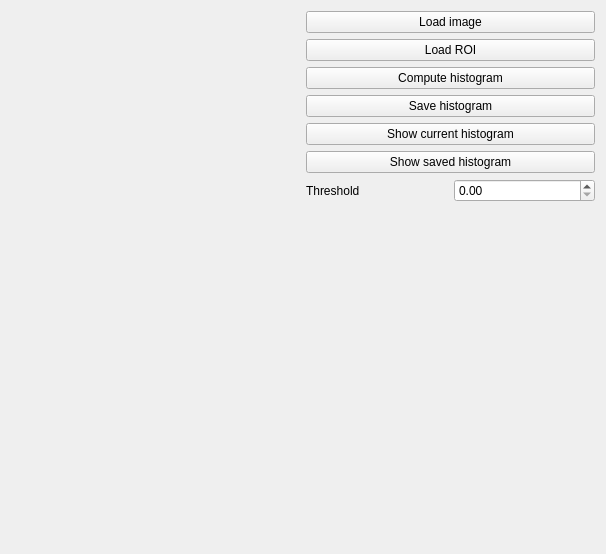
<?xml version="1.0" encoding="UTF-8"?>
<ui version="4.0">
 <class>ImageAnalysisDialog</class>
 <widget class="QWidget" name="ImageAnalysisDialog">
  <property name="geometry">
   <rect>
    <x>0</x>
    <y>0</y>
    <width>606</width>
    <height>554</height>
   </rect>
  </property>
  <property name="windowTitle">
   <string>Form</string>
  </property>
  <layout class="QVBoxLayout" name="verticalLayout_2">
   <item>
    <layout class="QHBoxLayout" name="horizontalLayout">
     <item>
      <widget class="ImageWidget" name="imageWidget" native="true">
       <property name="minimumSize">
        <size>
         <width>250</width>
         <height>250</height>
        </size>
       </property>
      </widget>
     </item>
     <item>
      <layout class="QVBoxLayout" name="verticalLayout">
       <item>
        <widget class="QPushButton" name="loadButton">
         <property name="text">
          <string>Load image</string>
         </property>
        </widget>
       </item>
       <item>
        <widget class="QPushButton" name="loadROIButton">
         <property name="text">
          <string>Load ROI</string>
         </property>
        </widget>
       </item>
       <item>
        <widget class="QPushButton" name="computeHistogramButton">
         <property name="text">
          <string>Compute histogram</string>
         </property>
        </widget>
       </item>
       <item>
        <widget class="QPushButton" name="saveHistogramButton">
         <property name="text">
          <string>Save histogram</string>
         </property>
        </widget>
       </item>
       <item>
        <widget class="QPushButton" name="showCurrentHistogramButton">
         <property name="text">
          <string>Show current histogram</string>
         </property>
        </widget>
       </item>
       <item>
        <widget class="QPushButton" name="showSaveHistogramButton">
         <property name="text">
          <string>Show saved histogram</string>
         </property>
        </widget>
       </item>
       <item>
        <layout class="QHBoxLayout" name="horizontalLayout_4">
         <item>
          <widget class="QLabel" name="thresholdLabel">
           <property name="text">
            <string>Threshold</string>
           </property>
          </widget>
         </item>
         <item>
          <widget class="QDoubleSpinBox" name="thresholdSpinBox"/>
         </item>
        </layout>
       </item>
       <item>
        <layout class="QHBoxLayout" name="horizontalLayout_3"/>
       </item>
       <item>
        <spacer name="verticalSpacer">
         <property name="orientation">
          <enum>Qt::Vertical</enum>
         </property>
         <property name="sizeHint" stdset="0">
          <size>
           <width>20</width>
           <height>40</height>
          </size>
         </property>
        </spacer>
       </item>
      </layout>
     </item>
    </layout>
   </item>
   <item>
    <layout class="QHBoxLayout" name="horizontalLayout_2">
     <item>
      <spacer name="horizontalSpacer">
       <property name="orientation">
        <enum>Qt::Horizontal</enum>
       </property>
       <property name="sizeHint" stdset="0">
        <size>
         <width>40</width>
         <height>20</height>
        </size>
       </property>
      </spacer>
     </item>
    </layout>
   </item>
  </layout>
 </widget>
 <customwidgets>
  <customwidget>
   <class>ImageWidget</class>
   <extends>QWidget</extends>
   <header>C:\Projekte\C++\Kinect_Tracker\KinectTracker\inc\ImageWidget\inc\ImageWidget.h</header>
   <container>1</container>
  </customwidget>
 </customwidgets>
 <resources/>
 <connections/>
</ui>
